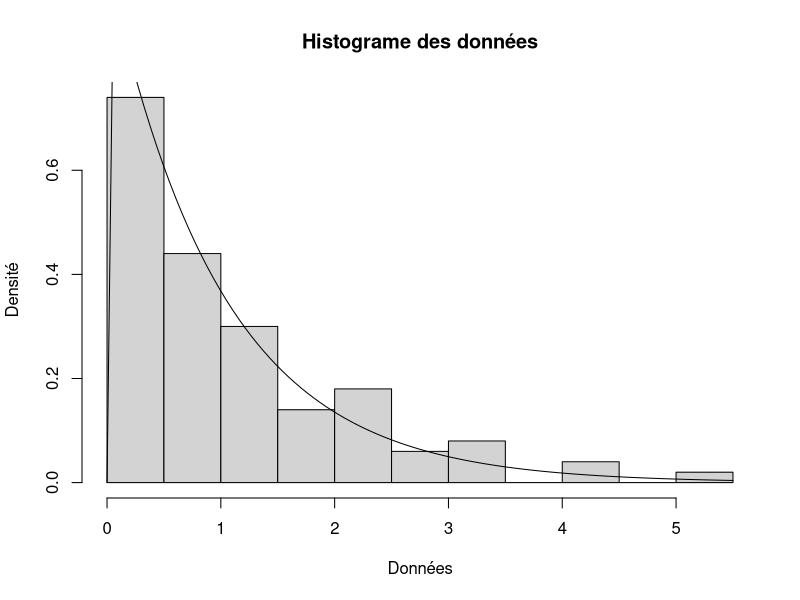
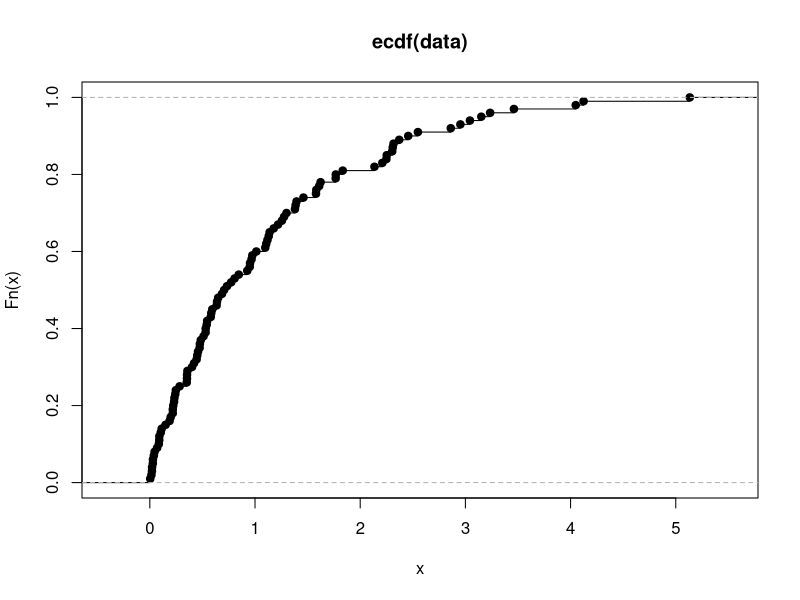

Generate these figures, in order, with R:
## ---- chunk 1
data <-  rexp(100, 1)

coef_asymetrie <- function(x){
    mu <- mean(x)
    sd <- sd(x)
    mean((x - mu)^3) / sd^3 
}

estimateur_coef_asymetrie <- coef_asymetrie(data)

hist(data, probability = TRUE,
     main = "Histograme des données",
     ylab = "Densité",
     xlab = "Données");curve(dexp(x,1), add = TRUE)
## ---- chunk 2
teta <- mean(data)
echantillion <- lapply(1:50, function(i) rexp(50, teta))
coef_asymetrie_simul <- sapply(1:50, function(i) coef_asymetrie(echantillion[[i]]) )

mu_y <- mean(coef_asymetrie_simul)
variance_coef_asymetrie <- sum((coef_asymetrie_simul - mu_y)^2)

IC_y <- cbind(estimateur_coef_asymetrie - qnorm(0.975) * sqrt(variance_coef_asymetrie),
              estimateur_coef_asymetrie + qnorm(0.975) * sqrt(variance_coef_asymetrie))
## ---- chunk 3
plot(ecdf(data))
